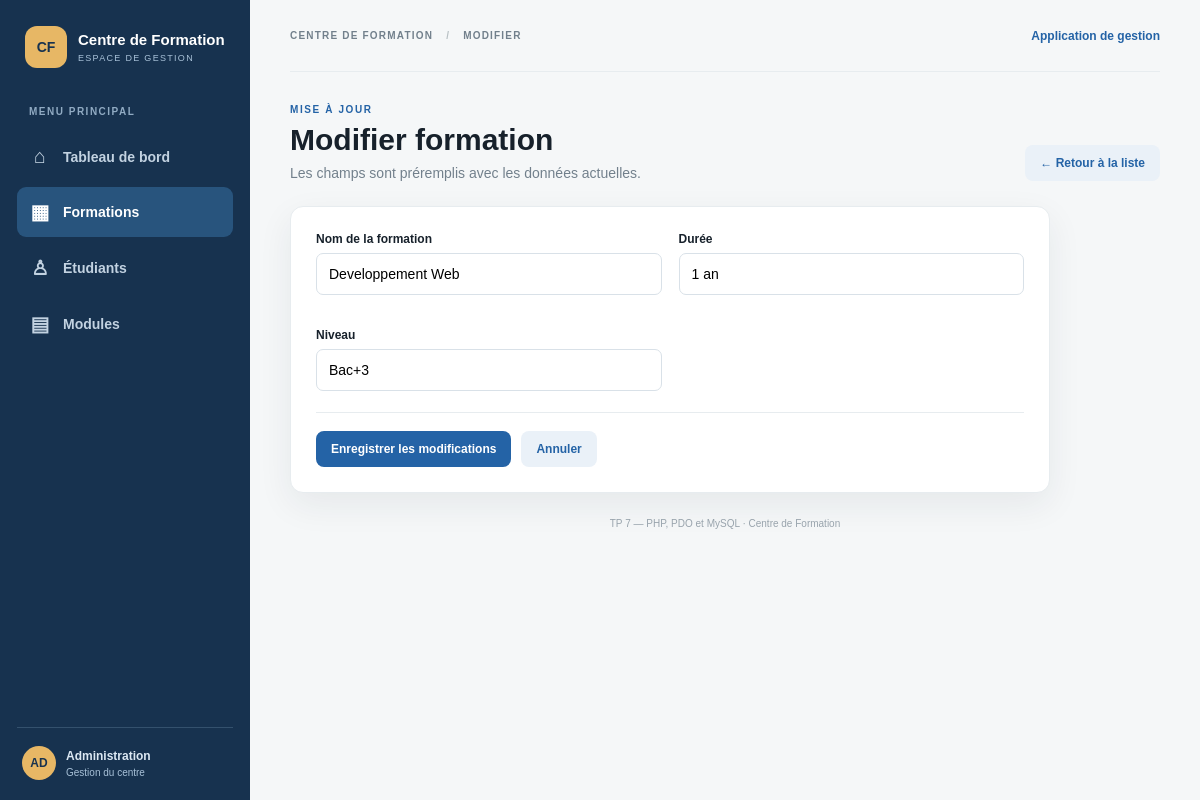
Screenshot of /formations/edit.php?id=2 with the database file from the repository.
### tables this page shows
CREATE TABLE IF NOT EXISTS formations (
    id_formation INT AUTO_INCREMENT PRIMARY KEY,
    nom VARCHAR(100) NOT NULL,
    duree VARCHAR(50) NOT NULL,
    niveau VARCHAR(50) NOT NULL
);

### includes/functions.php (called while the page is built, shortened)
<?php
function e($value) {
    return htmlspecialchars((string)($value ?? ''), ENT_QUOTES, 'UTF-8');
}

### formations/edit.php (the view, shortened to what this page needs)
<?php
require_once '../database/connexion.php';
require_once '../includes/functions.php';
$id = filter_input(INPUT_GET, 'id', FILTER_VALIDATE_INT);
$stmt = $pdo->prepare("SELECT * FROM formations WHERE id_formation = :id"); $stmt->execute([':id' => $id]); $item = $stmt->fetch();
require '../includes/header.php';
?>
<div class="page-heading"><div><div class="eyebrow">MISE À JOUR</div><h1>Modifier formation</h1><p>Les champs sont préremplis avec les données actuelles.</p></div><a class="btn btn-light" href="index.php">← Retour à la liste</a></div>
<form class="form-card" method="POST"><div class="form-grid"><div class="field"><label for="nom">Nom de la formation</label><input type="text" id="nom" name="nom" value="<?= e($item['nom']) ?>"  required></div>
<div class="field"><label for="duree">Durée</label><input type="text" id="duree" name="duree" value="<?= e($item['duree']) ?>"  required></div>
<div class="field"><label for="niveau">Niveau</label><input type="text" id="niveau" name="niveau" value="<?= e($item['niveau']) ?>"  required></div>
</div><div class="form-actions"><button class="btn btn-primary" type="submit">Enregistrer les modifications</button><a class="btn btn-light" href="index.php">Annuler</a></div></form>
<?php require '../includes/footer.php'; ?>

### assets/css/style.css (style rules this page uses)
:root { --ink:#17212b;--muted:#72808c;--line:#e7ecef;--bg:#f5f7f8;--white:#fff;--blue:#2463a6;--blue-dark:#174879;--teal:#16877d;--red:#c65353;--shadow:0 12px 35px rgba(29,48,57,.07) }
* { box-sizing:border-box }
body { margin:0;background:var(--bg);color:var(--ink);font:14px Arial, sans-serif }
a { color:inherit;text-decoration:none }
.page-heading { display:flex;justify-content:space-between;align-items:flex-end;gap:18px;margin-bottom:25px }
.eyebrow { font-size:10px;letter-spacing:1.6px;font-weight:bold;color:var(--blue);margin-bottom:8px }
.page-heading h1 { font-size:30px;margin:0 }
.page-heading p { color:var(--muted);margin:8px 0 0 }
.btn { display:inline-flex;align-items:center;justify-content:center;gap:7px;padding:11px 15px;border:0;border-radius:8px;font-weight:bold;font-size:12px;cursor:pointer }
.btn-primary { background:var(--blue);color:#fff }
.btn-light { background:#eaf1f8;color:var(--blue) }
.stat-card,.content-card,.form-card,.hero,.quick-card { background:#fff;border:1px solid var(--line);border-radius:13px;box-shadow:var(--shadow) }
.form-card { max-width:760px;padding:25px }
.form-grid { display:grid;grid-template-columns:1fr 1fr;gap:17px }
.field { margin-bottom:16px }
.field label { display:block;font-size:12px;font-weight:bold;margin-bottom:7px }
.field input,.field select { width:100%;padding:12px;border:1px solid #d9e1e8;border-radius:7px;background:#fff;font:inherit }
.form-actions { display:flex;gap:10px;border-top:1px solid var(--line);padding-top:18px;margin-top:5px }

### rows the page displays
formations: nom "Developpement Web", duree "1 an", niveau "Bac+3"

### other values shown
$pageTitle "MODIFIER"
